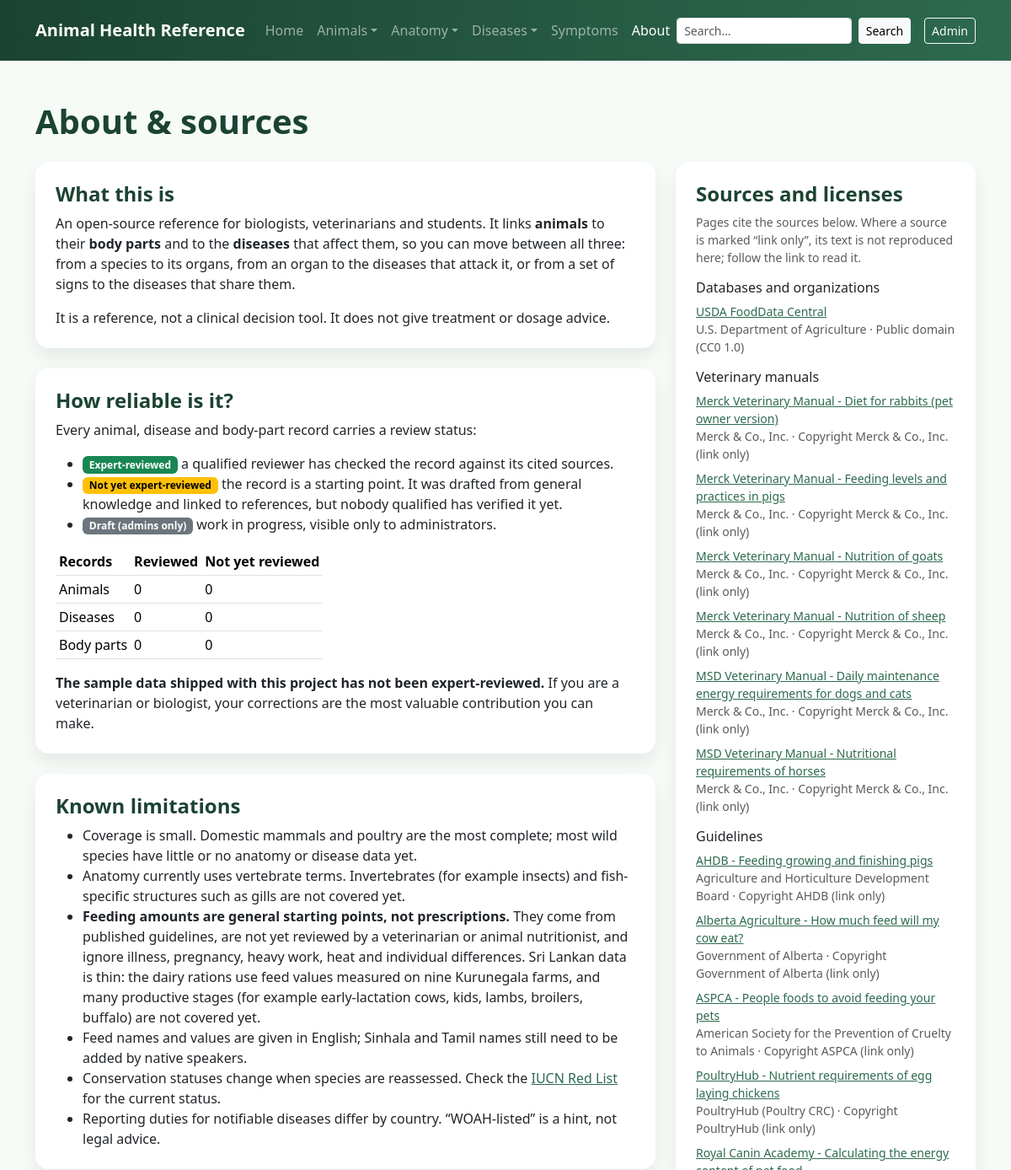
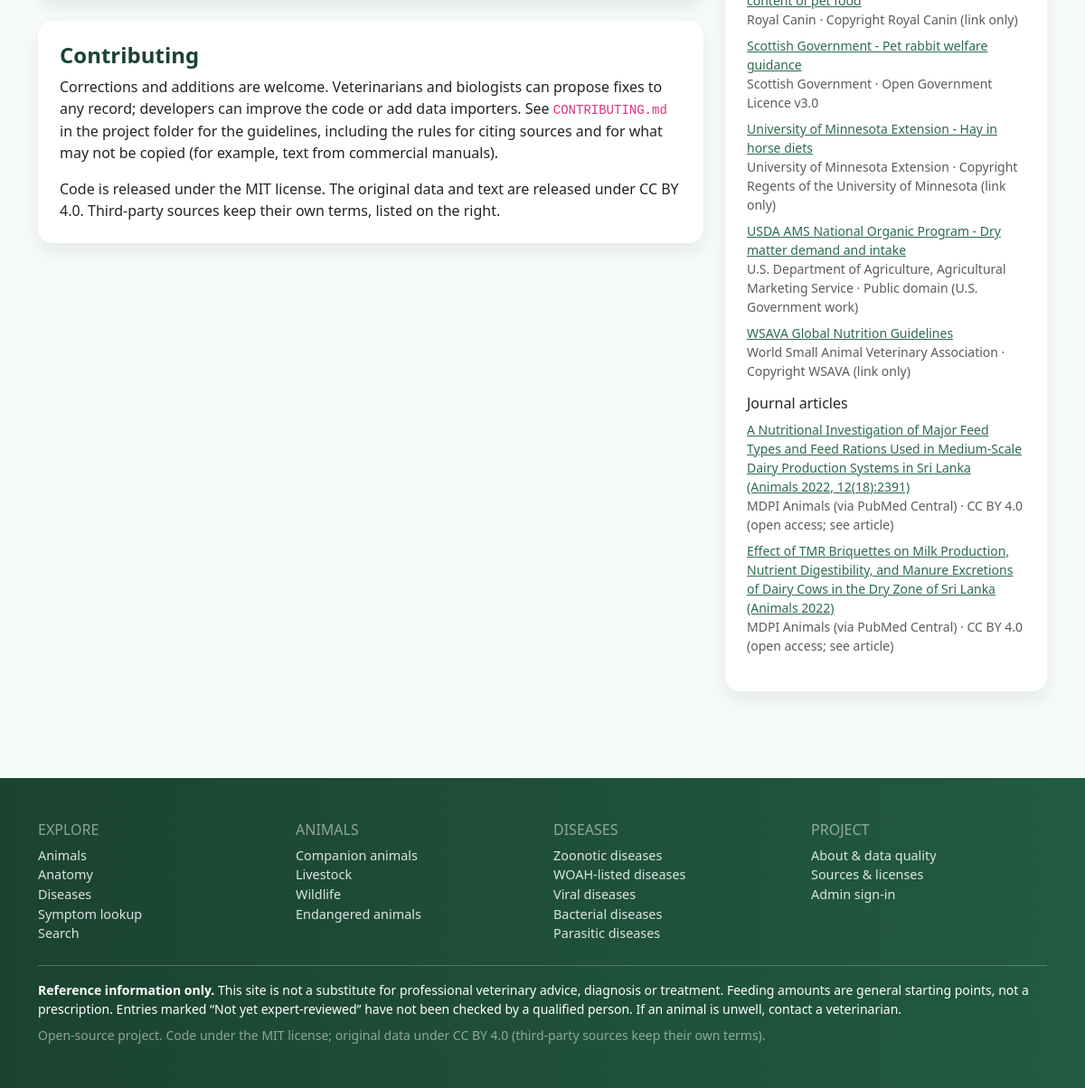
Page /about.php on the committed database (2 pictures, top to bottom).
### tables this page shows
CREATE TABLE sources (
    id INT UNSIGNED AUTO_INCREMENT PRIMARY KEY,
    title VARCHAR(255) NOT NULL UNIQUE,
    publisher VARCHAR(255) NULL,
    url VARCHAR(500) NULL,
    license VARCHAR(150) NULL,
    source_type ENUM('database','ontology','guideline','article','manual','other') NOT NULL DEFAULT 'other',
    created_at TIMESTAMP NOT NULL DEFAULT CURRENT_TIMESTAMP
);

### about.php (the view, shortened to what this page needs)
<?php
require_once __DIR__ . '/config/db.php';
require_once __DIR__ . '/includes/functions.php';
$review = [];
foreach (['animals' => 'Animals', 'diseases' => 'Diseases', 'body_parts' => 'Body parts'] as $table => $label) {
    $row = $pdo->query(
        "SELECT SUM(review_status = 'reviewed') AS reviewed,
                SUM(review_status = 'unreviewed') AS unreviewed
         FROM {$table}"
    )->fetch();
    $review[$label] = ['reviewed' => (int) $row['reviewed'], 'unreviewed' => (int) $row['unreviewed']];
}
$sources = $pdo->query(
    'SELECT title, publisher, url, license, source_type
     FROM sources
     ORDER BY FIELD(source_type, \'ontology\', \'database\', \'manual\', \'guideline\', \'article\', \'other\'), title ASC'
)->fetchAll();
$sourceGroups = [];
$typeLabels = [
    'ontology' => 'Ontologies and identifiers',
    'database' => 'Databases and organizations',
    'manual' => 'Veterinary manuals',
    'guideline' => 'Guidelines',
    'article' => 'Journal articles',
    'other' => 'Other',
];
foreach ($sources as $source) {
    $sourceGroups[$source['source_type']][] = $source;
}
require __DIR__ . '/includes/header.php';
require __DIR__ . '/includes/navbar.php';
?>
<main id="main" class="container py-5">
    <h1 class="section-heading mb-4">About &amp; sources</h1>
    <div class="row g-4">
        <div class="col-lg-8">
            <div class="panel p-4 mb-4">
                <h2 class="h4 section-heading">What this is</h2>
                <p>An open-source reference for biologists, veterinarians and students. It links <strong>animals</strong> to their <strong>body parts</strong> and to the <strong>diseases</strong> that affect them, so you can move between all three: from a species to its organs, from an organ to the diseases that attack it, or from a set of signs to the diseases that share them.</p>
                <p class="mb-0">It is a reference, not a clinical decision tool. It does not give treatment or dosage advice.</p>
            </div>
            <div class="panel p-4 mb-4">
                <h2 class="h4 section-heading">How reliable is it?</h2>
                <p>Every animal, disease and body-part record carries a review status:</p>
                <ul>
                    <li><?= review_badge('reviewed') ?> a qualified reviewer has checked the record against its cited sources.</li>
                    <li><?= review_badge('unreviewed') ?> the record is a starting point. It was drafted from general knowledge and linked to references, but nobody qualified has verified it yet.</li>
                    <li><?= review_badge('draft') ?> work in progress, visible only to administrators.</li>
                </ul>
                <div class="table-responsive">
                    <table class="table table-sm w-auto">
                        <thead><tr><th>Records</th><th>Reviewed</th><th>Not yet reviewed</th></tr></thead>
                        <tbody>
                            <?php foreach ($review as $label => $counts): ?>
                                <tr><td><?= e($label) ?></td><td><?= $counts['reviewed'] ?></td><td><?= $counts['unreviewed'] ?></td></tr>
                            <?php endforeach; ?>
                        </tbody>
                    </table>
                </div>
                <p class="mb-0"><strong>The sample data shipped with this project has not been expert-reviewed.</strong> If you are a veterinarian or biologist, your corrections are the most valuable contribution you can make.</p>
            </div>
            <div class="panel p-4 mb-4">
                <h2 class="h4 section-heading">Known limitations</h2>
                <ul class="mb-0">
                    <li>Coverage is small. Domestic mammals and poultry are the most complete; most wild species have little or no anatomy or disease data yet.</li>
                    <li>Anatomy currently uses vertebrate terms. Invertebrates (for example insects) and fish-specific structures such as gills are not covered yet.</li>
                    <li><strong>Feeding amounts are general starting points, not prescriptions.</strong> They come from published guidelines, are not yet reviewed by a veterinarian or animal nutritionist, and ignore illness, pregnancy, heavy work, heat and individual differences. Sri Lankan data is thin: the dairy rations use feed values measured on nine Kurunegala farms, and many productive stages (for example early-lactation cows, kids, lambs, broilers, buffalo) are not covered yet.</li>
                    <li>Feed names and values are given in English; Sinhala and Tamil names still need to be added by native speakers.</li>
                    <li>Conservation statuses change when species are reassessed. Check the <a href="https://www.iucnredlist.org/" target="_blank" rel="noopener noreferrer">IUCN Red List</a> for the current status.</li>
                    <li>Reporting duties for notifiable diseases differ by country. “WOAH-listed” is a hint, not legal advice.</li>
                </ul>
            </div>
            <div class="panel p-4 mb-4">
                <h2 class="h4 section-heading">Contributing</h2>
                <p>Corrections and additions are welcome. Veterinarians and biologists can propose fixes to any record; developers can improve the code or add data importers. See <code>CONTRIBUTING.md</code> in the project folder for the guidelines, including the rules for citing sources and for what may not be copied (for example, text from commercial manuals).</p>
                <p class="mb-0">Code is released under the MIT license. The original data and text are released under CC BY 4.0. Third-party sources keep their own terms, listed on the right.</p>
            </div>
        </div>
        <div class="col-lg-4">
            <div class="panel p-4" id="sources">
                <h2 class="h4 section-heading">Sources and licenses</h2>
                <p class="small text-muted">Pages cite the sources below. Where a source is marked “link only”, its text is not reproduced here; follow the link to read it.</p>
                <?php foreach ($sourceGroups as $type => $group): ?>
                    <h3 class="h6 mt-3"><?= e($typeLabels[$type] ?? $type) ?></h3>
                    <ul class="list-unstyled small source-list">
                        <?php foreach ($group as $source): ?>
                            <?php $url = safe_url($source['url']); ?>
                            <li class="mb-2">
                                <?php if ($url !== null): ?>
                                    <a href="<?= e($url) ?>" target="_blank" rel="noopener noreferrer"><?= e($source['title']) ?></a>
                                <?php else: ?>
                                    <?= e($source['title']) ?>
                                <?php endif; ?>
                                <?php $meta = array_filter([$source['publisher'], $source['license']]); ?>
                                <?php if ($meta): ?><div class="text-muted"><?= e(implode(' · ', $meta)) ?></div><?php endif; ?>
                            </li>
                        <?php endforeach; ?>
                    </ul>
                <?php endforeach; ?>
            </div>
        </div>
    </div>
</main>
<?php require __DIR__ . '/includes/footer.php'; ?>

### includes/header.php (shortened to what this page needs)
<?php
require_once __DIR__ . '/functions.php';
?>
<!doctype html>
<html lang="en">
<head>
    <link href="https://cdn.jsdelivr.net/npm/bootstrap@5.3.3/dist/css/bootstrap.min.css" rel="stylesheet">
    <link rel="stylesheet" href="assets/css/style.css">
</head>
<body>

### includes/navbar.php (shortened to what this page needs)
<?php
require_once __DIR__ . '/functions.php';
$currentPage = basename($_SERVER['PHP_SELF']);
require_once __DIR__ . '/feeding.php';
$navFeeding = $haveDb && feeding_available($pdo);
$isAnimals = in_array($currentPage, ['animals.php', 'animal-details.php'], true);
$isAnatomy = in_array($currentPage, ['body-parts.php', 'body-part-details.php'], true);
$isDiseases = in_array($currentPage, ['diseases.php', 'disease-details.php'], true);
?>
<nav class="navbar navbar-expand-lg navbar-dark navbar-main py-3 sticky-top">
    <div class="container">
        <a class="navbar-brand fw-bold" href="index.php">Animal Health Reference</a>
        <div class="collapse navbar-collapse" id="mainNavbar">
            <ul class="navbar-nav me-auto mb-2 mb-lg-0">
                <li class="nav-item">
                    <a class="nav-link <?= $currentPage === 'index.php' ? 'active' : '' ?>" href="index.php">Home</a>
                </li>
                <li class="nav-item dropdown">
                    <a class="nav-link dropdown-toggle <?= $isAnimals ? 'active' : '' ?>" href="animals.php" role="button" data-bs-toggle="dropdown" aria-expanded="false">Animals</a>
                </li>
                <li class="nav-item dropdown">
                    <a class="nav-link dropdown-toggle <?= $isAnatomy ? 'active' : '' ?>" href="body-parts.php" role="button" data-bs-toggle="dropdown" aria-expanded="false">Anatomy</a>
                </li>
                <li class="nav-item dropdown">
                    <a class="nav-link dropdown-toggle <?= $isDiseases ? 'active' : '' ?>" href="diseases.php" role="button" data-bs-toggle="dropdown" aria-expanded="false">Diseases</a>
                </li>
                <li class="nav-item">
                    <a class="nav-link <?= $currentPage === 'symptoms.php' ? 'active' : '' ?>" href="symptoms.php" title="Find diseases by clinical signs">Symptoms</a>
                </li>
                <li class="nav-item">
                    <a class="nav-link <?= $currentPage === 'about.php' ? 'active' : '' ?>" href="about.php">About</a>
                </li>
            </ul>
            <form class="d-flex me-lg-3 mb-2 mb-lg-0" role="search" action="search.php" method="get">
                <input class="form-control form-control-sm me-2" style="min-width: 9rem; max-width: 14rem;" type="search" name="q" placeholder="Search…" aria-label="Search animals, diseases and organs" maxlength="100" value="<?= $currentPage === 'search.php' ? e(get_string('q')) : '' ?>">
                <button class="btn btn-sm btn-light" type="submit">Search</button>
            </form>
            <a class="btn btn-sm btn-outline-light" href="admin/login.php">Admin</a>
        </div>
    </div>
</nav>

### includes/functions.php (shortened to what this page needs)
<?php
function e(?string $value): string
{
    return htmlspecialchars((string) $value, ENT_QUOTES, 'UTF-8');
}
function review_badge(string $status): string
{
    $label = REVIEW_LABELS[$status] ?? $status;
    $class = match ($status) {
        'reviewed' => 'text-bg-success',
        'unreviewed' => 'text-bg-warning',
        default => 'text-bg-secondary',
    };
    return '<span class="badge ' . $class . '">' . e($label) . '</span>';
}
function feeding_available(PDO $pdo): bool
{
    static $available = null;
    if ($available === null) {
        try {
            $available = (bool) $pdo->query("SHOW TABLES LIKE 'feeding_plans'")->fetchColumn()
                && (bool) $pdo->query("SHOW TABLES LIKE 'feeds'")->fetchColumn();
        } catch (PDOException $e) {
            $available = false;
        }
    }
    return $available;
}
function safe_url(?string $url): ?string
{
    return preg_match('#^https?://#i', $url) ? $url : null;
}

### includes/footer.php (shortened to what this page needs)
<?php
require_once __DIR__ . '/functions.php';
$footerFeeding = isset($pdo) && $pdo instanceof PDO && feeding_available($pdo);
?>
<footer class="site-footer text-white py-5 mt-5">
    <div class="container">
        <div class="row g-4 mb-4">
            <div class="col-6 col-md-<?= $footerFeeding ? '2' : '3' ?>">
                <h2 class="h6 text-uppercase text-white-50">Explore</h2>
                <ul class="footer-links">
                    <li><a href="animals.php">Animals</a></li>
                    <li><a href="body-parts.php">Anatomy</a></li>
                    <li><a href="diseases.php">Diseases</a></li>
                    <li><a href="symptoms.php">Symptom lookup</a></li>
                    <li><a href="search.php">Search</a></li>
                </ul>
            </div>
            <div class="col-6 col-md-<?= $footerFeeding ? '3' : '3' ?>">
                <h2 class="h6 text-uppercase text-white-50">Animals</h2>
                <ul class="footer-links">
                    <li><a href="animals.php?type=companion">Companion animals</a></li>
                    <li><a href="animals.php?type=livestock">Livestock</a></li>
                    <li><a href="animals.php?type=wildlife">Wildlife</a></li>
                    <li><a href="animals.php?threatened=1">Endangered animals</a></li>
                </ul>
            </div>
            <div class="col-6 col-md-3">
                <h2 class="h6 text-uppercase text-white-50">Diseases</h2>
                <ul class="footer-links">
                    <li><a href="diseases.php?zoonotic=1">Zoonotic diseases</a></li>
                    <li><a href="diseases.php?woah=1">WOAH-listed diseases</a></li>
                    <li><a href="diseases.php?pathogen=virus">Viral diseases</a></li>
                    <li><a href="diseases.php?pathogen=bacteria">Bacterial diseases</a></li>
                    <li><a href="diseases.php?pathogen=parasite">Parasitic diseases</a></li>
                </ul>
            </div>
            <div class="col-6 col-md-2">
                <h2 class="h6 text-uppercase text-white-50">Project</h2>
                <ul class="footer-links">
                    <li><a href="about.php">About &amp; data quality</a></li>
                    <li><a href="about.php#sources">Sources &amp; licenses</a></li>
                    <li><a href="admin/login.php">Admin sign-in</a></li>
                </ul>
            </div>
        </div>
        <hr class="border-light opacity-25">
        <p class="small mb-2">
            <strong>Reference information only.</strong>
            This site is not a substitute for professional veterinary advice, diagnosis or treatment. Feeding amounts are general starting points, not a prescription.
            Entries marked “Not yet expert-reviewed” have not been checked by a qualified person. If an animal is unwell, contact a veterinarian.
        </p>
        <p class="small mb-0 text-white-50">
            Open-source project. Code under the MIT license; original data under CC BY 4.0 (third-party sources keep their own terms).
        </p>
    </div>
</footer>
</body>
</html>

### assets/css/style.css (style rules this page uses)
:root { --dark-green: #1b4332; --forest-green: #2d6a4f; --leaf-green: #52b788; --earth-brown: #7f5539; --soft-bg: #f6fbf8; }
body { background-color: var(--soft-bg); }
a { color: var(--forest-green); }
.navbar-main { background: linear-gradient(90deg, var(--dark-green), var(--forest-green)); }
.site-footer { background: linear-gradient(90deg, var(--dark-green), #225a43); }
.section-heading { color: var(--dark-green); font-weight: 700; }
.details-box, .panel { background: #fff; border-radius: 16px; box-shadow: 0 10px 20px rgba(0, 0, 0, 0.07); }
.source-list a { word-break: break-word; }
.footer-links { list-style: none; padding: 0; margin: 0; font-size: 0.9rem; }
.footer-links a { color: rgba(255, 255, 255, 0.85); text-decoration: none; }

### rows in the picture
sources: title "USDA FoodData Central", implode(' · ', $meta) "U.S. Department of Agriculture · Public domain (CC0 1.0)"
sources: title "Merck Veterinary Manual - Diet for rabbits (pet owner version)", implode(' · ', $meta) "Merck & Co., Inc. · Copyright Merck & Co., Inc. (link only)"
sources: title "Merck Veterinary Manual - Feeding levels and practices in pigs", implode(' · ', $meta) "Merck & Co., Inc. · Copyright Merck & Co., Inc. (link only)"
sources: title "Merck Veterinary Manual - Nutrition of goats", implode(' · ', $meta) "Merck & Co., Inc. · Copyright Merck & Co., Inc. (link only)"
sources: title "Merck Veterinary Manual - Nutrition of sheep", implode(' · ', $meta) "Merck & Co., Inc. · Copyright Merck & Co., Inc. (link only)"
sources: title "MSD Veterinary Manual - Daily maintenance energy requirements for dogs and cats", implode(' · ', $meta) "Merck & Co., Inc. · Copyright Merck & Co., Inc. (link only)"
sources: title "MSD Veterinary Manual - Nutritional requirements of horses", implode(' · ', $meta) "Merck & Co., Inc. · Copyright Merck & Co., Inc. (link only)"
sources: title "AHDB - Feeding growing and finishing pigs", implode(' · ', $meta) "Agriculture and Horticulture Development Board · Copyright AHDB (link only)"
sources: title "Alberta Agriculture - How much feed will my cow eat?", implode(' · ', $meta) "Government of Alberta · Copyright Government of Alberta (link only)"
sources: title "ASPCA - People foods to avoid feeding your pets", implode(' · ', $meta) "American Society for the Prevention of Cruelty to Animals · Copyright ASPCA (link only)"
sources: title "PoultryHub - Nutrient requirements of egg laying chickens", implode(' · ', $meta) "PoultryHub (Poultry CRC) · Copyright PoultryHub (link only)"
sources: title "Royal Canin Academy - Calculating the energy content of pet food", implode(' · ', $meta) "Royal Canin · Copyright Royal Canin (link only)"
sources: title "Scottish Government - Pet rabbit welfare guidance", implode(' · ', $meta) "Scottish Government · Open Government Licence v3.0"
sources: title "University of Minnesota Extension - Hay in horse diets", implode(' · ', $meta) "University of Minnesota Extension · Copyright Regents of the University of Minnesota (link only)"
sources: title "USDA AMS National Organic Program - Dry matter demand and intake", implode(' · ', $meta) "U.S. Department of Agriculture, Agricultural Marketing Service · Public domain (U.S. Government work)"
sources: title "WSAVA Global Nutrition Guidelines", implode(' · ', $meta) "World Small Animal Veterinary Association · Copyright WSAVA (link only)"
sources: title "A Nutritional Investigation of Major Feed Types and Feed Rations Used in Medium-Scale Dairy Production Systems in Sri Lanka (Animals 2022, 12(18):2391)", implode(' · ', $meta) "MDPI Animals (via PubMed Central) · CC BY 4.0 (open access; see article)"
sources: title "Effect of TMR Briquettes on Milk Production, Nutrient Digestibility, and Manure Excretions of Dairy Cows in the Dry Zone of Sri Lanka (Animals 2022)", implode(' · ', $meta) "MDPI Animals (via PubMed Central) · CC BY 4.0 (open access; see article)"

### other values in the picture
$label "Expert-reviewed Not yet expert-reviewed Draft (admins only)"
$label "Animals"
$counts['reviewed'] "0"
$counts['unreviewed'] "0"
$label "Diseases"
$label "Body parts"
$typeLabels[$type] "Databases and organizations"
$typeLabels[$type] "Veterinary manuals"
$typeLabels[$type] "Guidelines"
$typeLabels[$type] "Journal articles"
